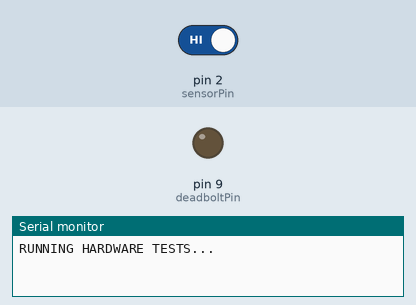
A sketch run on a simulated Arduino Uno, built for the host (arithmetic inside an expression is 32-bit, double 64-bit). On the bench: output pins drawn as LEDs (lit = HIGH), the last lines printed to the serial monitor. Inputs (shaded band) come from the test bench; at power-on: pin 2 (sensorPin) HIGH. WiFi joins after 1.5 s; servers stay silent unless stated.

Above: at 0.1 s.
At 1.1 s:
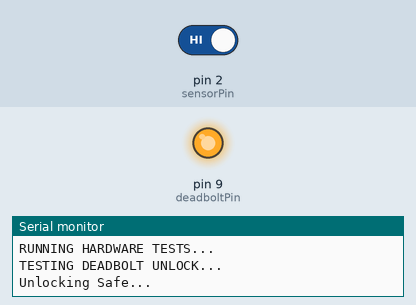
Timing chart, 0 to 13.5 s (numbered marks = the images above):
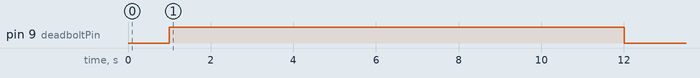

The sketch:

DoorController.ino
```cpp
 /*
  Door Controller
*/

#include <Ethernet.h>
#include <EthernetUdp.h>
#include <SPI.h>

byte macAddress[] = {0x90, 0xA2, 0xDA, 0x0F, 0x3B, 0x9D};
IPAddress local_ip(10, 1, 1, 2);
IPAddress AS_ip(10, 1, 1, 1);
unsigned int local_port = 161;
unsigned int AS_port = 161;
EthernetUDP Udp;

int sensorPin = 2;
int deadboltPin = 9;
bool doorLocked = true;

int iter = 0;
char true_ack_msg[] = {'0', 'x', '0', '2', 'T', 'r', 'u', 'e', '\\', '0', '\0'};
char false_ack_msg[] = {'0', 'x', '0', '2', 'F', 'a', 'l', 's', 'e', '\\', '0', '\0'};

/*
 * Setup UDP communication and peripheral pins
 */
void setup() {
  // initialize serial communication at 9600 bits per second:
  Serial.begin(9600);

  // set the sensor pin to be a pullup input
  pinMode(sensorPin, INPUT_PULLUP);
  // set the deadbolt pin to be an output
  pinMode(deadboltPin, OUTPUT);

  Serial.println("RUNNING HARDWARE TESTS...");
  run_all_tests();

  Serial.println("Configuring Ethernet...");
  // initalize Udp communication
  if (Ethernet.begin(macAddress) == 0) {
    Serial.println("Failed to configure Ethernet using DHCP");
    for (;;);
  } else {
    Serial.println("Ethernet configuration successful.");
  }

  Ethernet.begin(macAddress, local_ip);
  Udp.begin(local_port);
}

//////////////////////////////////////////////////////////////////////////////////////////
// Main program loop
/////////////////////////////////////////////////////////////////////////////////////////

/**
 * Main DoorController program loop. This loop is repeated indefinitely.
 */
void loop() {
  // wait and receive UDP messages from AccessSystem
  if (iter % 100 == 0) {
    Serial.println("Listening for UDP Message...");
  }
  int action = getUDPPacket();

  // if message to unlock door
  if (action == 1) {
    unlockDoor();
    sendUDPPacket(true_ack_msg, AS_ip, AS_port);
    delay(5000);
    int timer = 0;
    while (readDoorSensor()) {
      // if the DC gets a command to open the door while already open,
      // send a false ack msg to the AccessSystem
      int command = getUDPPacket();
      if (command == 1) {
        sendUDPPacket(false_ack_msg, AS_ip, AS_port);
      }
      delay(1000);
      // lock the safe after 60 seconds
      timer += 1;
      if (timer == 60) {
        break;
      }
    }
    lockDoor();
    // notify the AccessSystem that the safe is closed
    sendUDPPacket(true_ack_msg, AS_ip, AS_port);
  } else if (action == -1) {
    Serial.println("ERROR: Unknown action");
  }

  delay(100);
  iter += 1;
  if (iter == 100) {
    iter = 0;
  }
}


//////////////////////////////////////////////////////////////////////////////////////////
// DoorController functions
/////////////////////////////////////////////////////////////////////////////////////////

/*
 * Read the state of the magnetic sensor. Return true if the magnets are not connected.
 * Return false if connected.
 */
bool readDoorSensor() {
  int sensorState = digitalRead(sensorPin);
  return sensorState ? true : false;
}

/**
 * Place a HIGH voltage on the deadbolt pin to retract the deadbolt
 */
void unlockDoor() {
  digitalWrite(deadboltPin, HIGH);
  Serial.println("Unlocking Safe...");
}

/*
 * Place a LOW voltage on the deadbolt pin to lock the deadbolt
 */
void lockDoor() {
  digitalWrite(deadboltPin, LOW);
  Serial.println("Locking Safe...");
}

/**
 * Wait for and receive a UDP message. Returns 0 if no packet received,
 * 1 if unlock message received and -1 if unknown message
 */
int getUDPPacket() {
  char inBuffer[20];

  // receive packet but return if empty (no packet)
  int packetSize = Udp.parsePacket();
  if (!packetSize) {
    return 0;
  } else {
    Serial.print("Received packet of size ");
    Serial.print(packetSize);
    Serial.print(" From ");
    IPAddress remote = Udp.remoteIP();
    for (int i = 0; i < 4; i++) {
      Serial.print(remote[i], DEC);
      if (i < 3) {
        Serial.print(".");
      }
    }
    Serial.print(", port ");
    AS_port = Udp.remotePort();
    Serial.println(AS_port);


    // read packet contents into buffer
    Udp.read(inBuffer, 13);
    Serial.print("Contents: ");
    Serial.println(inBuffer);
    Serial.println();

    if (inBuffer[4] == 'T') {
      return 1;
    } else {
      return-1;
    }
  }
}

/**
 * Send a udp message with the given string at the specified ip and port
 */
void sendUDPPacket(char message[], IPAddress ip, unsigned int port) {
  Serial.print("Sending '");
  Serial.print(message);
  Serial.print("' to ");
  for (int i = 0; i < 4; i++) {
      Serial.print(ip[i], DEC);
      if (i < 3) {
      Serial.print(".");
    }
  }
  Serial.print(" on port ");
  Serial.println(port);
  Udp.beginPacket(ip, port);
  Udp.print(message);
  Udp.endPacket();
}

//////////////////////////////////////////////////////////////////////////////////////////
// Test functions
/////////////////////////////////////////////////////////////////////////////////////////

/**
 * Run all hardware tests
 */
void run_all_tests() {
  Serial.println();
  delay(1000);
  Serial.println("TESTING DEADBOLT UNLOCK...");
  test_deadbolt_unlock();

  Serial.println();
  delay(3000);
  Serial.println("TESTING MAGNETIC SENSOR...");
  test_magnetic_sensor();

  Serial.println();
  delay(3000);
  Serial.println("TESTING DEADBOLT LOCK...");
  test_deadbolt_lock();
  Serial.println();
  Serial.println("ALL TESTS COMPLETE... BOOTING SYSTEM...");
  Serial.println();
}


/**
 * Function to test unlocking the deadbolt.
 */
void test_deadbolt_unlock() {
  int action = mockGetUDPPacket();
  if (action == 1) {
    unlockDoor();
  }
}

/**
 * Function to test locking the deadbolt after it has been unlocked.
 */
void test_deadbolt_lock() {
  bool doorState = mockReadDoorSensor();
  if (!doorState) {
    lockDoor();
  }
}

/**
 * Function for testing magnetic sensor hardware. The monitor displays the state of the magnets.
 * This function runs for 10 seconds.
 */
void test_magnetic_sensor() {
  for (int i = 0; i < 10; i++) {
    int sensorState = digitalRead(sensorPin);
    if (sensorState) {
      Serial.println("Open");
    } else {
      Serial.println("Closed");
    }
    delay(500);
  }
}

/**
 * Mock function for receiving UDP Packet from AccessSystem.
 */
int mockGetUDPPacket() {
  return 1;
}

/**
 * Mock function to read doors as closed.
 */
bool mockReadDoorSensor() {
  return false;
}
```
